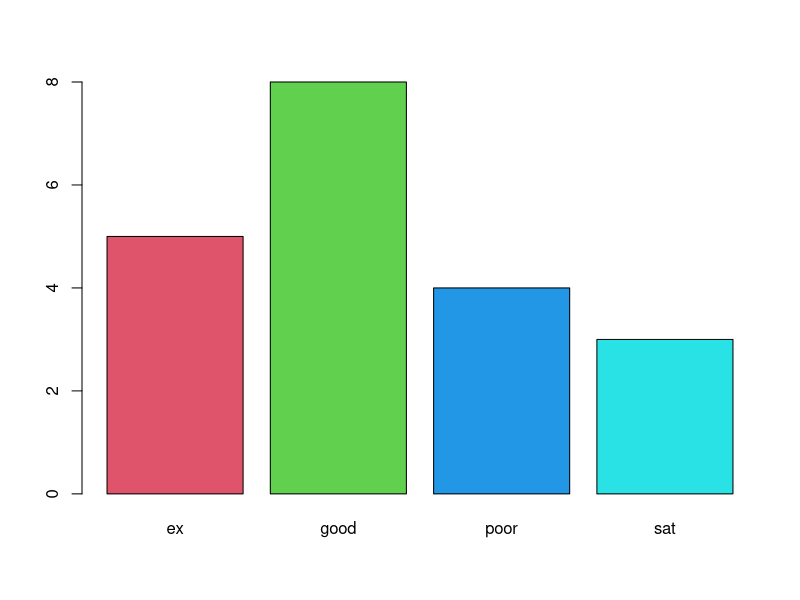
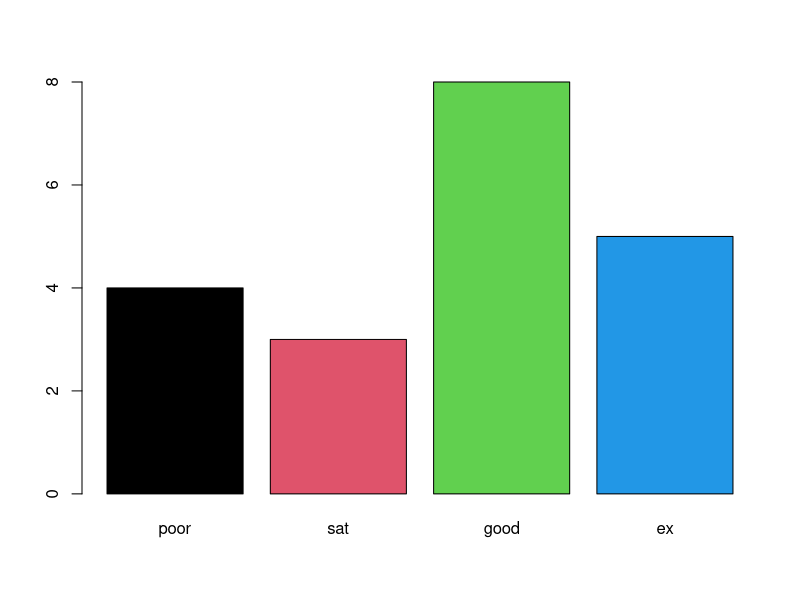

Here is the R script that generated these plots, in order:


#factors

gender=sample(c('M','F'),size = 20,replace = T)
summary(gender)
gender
genderf = factor(gender)
summary(genderf)
genderf

(likscale=sample(c('ex','good','poor','sat'),size = 20,replace = T))
summary(likscale)
class(likscale)
likscalef =factor(likscale)
summary(likscalef)
class(likscalef)
likscaledf=factor(likscale,ordered = T,levels = c('poor','sat','good','ex'))
summary(likscaledf)
likscaledf
barplot(table(likscalef),col = 2:30)
barplot(table(likscaledf),col = 1:90)
